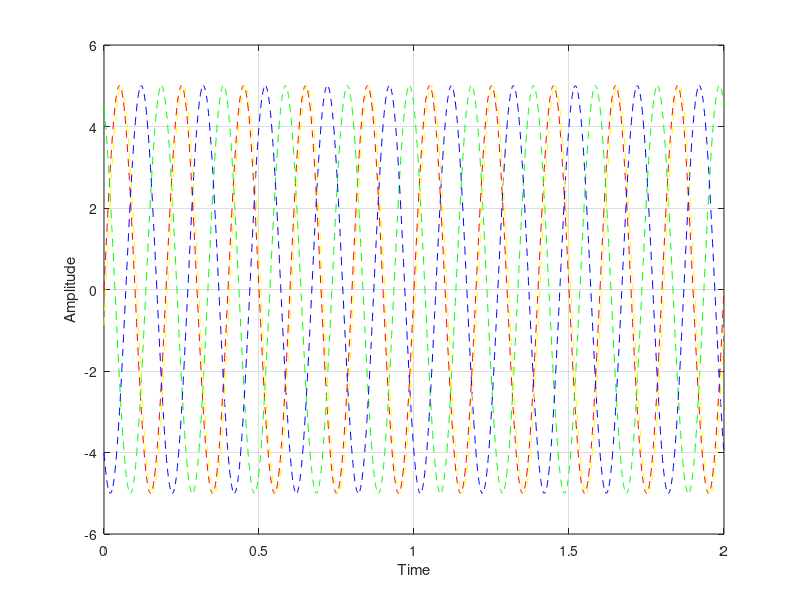

Here is the MATLAB script that generated this plot:
a=5;
f=5;
phi1=0;
phi2=90;
phi3=180;
phi4=270;

t=0:0.001:2;

x1=a*sin(2*pi*f*t+phi1);
x2=a*sin(2*pi*f*t+phi2);
x3=a*sin(2*pi*f*t+phi3);
x4=a*sin(2*pi*f*t+phi4);

figure(1);

plot(t,x1,'r--','LineWidth',0.5);
hold on;

plot(t,x2,'g--','LineWidth',0.5);
hold on;

plot(t,x3,'b--','LineWidth',0.5);
hold on;

plot(t,x4,'y--','LineWidth',0.5);
hold on;

grid on;

xlabel('Time');
ylabel('Amplitude');
